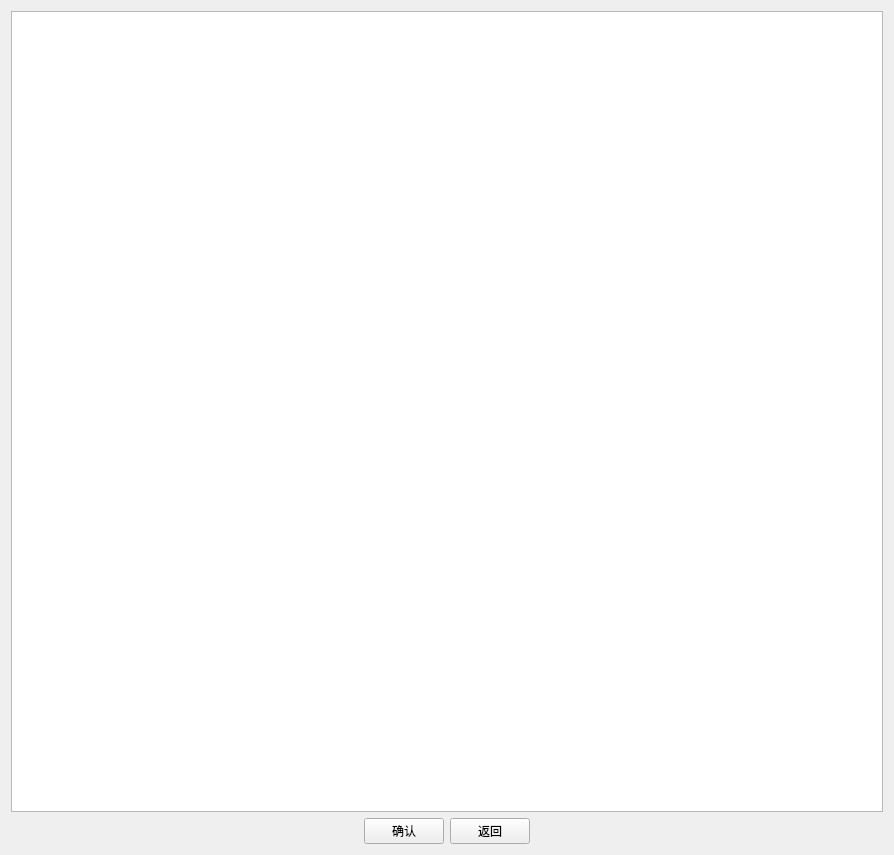
<?xml version="1.0" encoding="UTF-8"?>
<ui version="4.0">
 <class>Prentry</class>
 <widget class="QWidget" name="Prentry">
  <property name="geometry">
   <rect>
    <x>0</x>
    <y>0</y>
    <width>894</width>
    <height>855</height>
   </rect>
  </property>
  <property name="windowTitle">
   <string>Form</string>
  </property>
  <layout class="QGridLayout" name="gridLayout_2">
   <item row="0" column="0">
    <layout class="QGridLayout" name="gridLayout">
     <item row="0" column="0">
      <widget class="QTableWidget" name="tableWidget"/>
     </item>
    </layout>
   </item>
   <item row="1" column="0">
    <layout class="QHBoxLayout" name="horizontalLayout">
     <item>
      <spacer name="horizontalSpacer">
       <property name="orientation">
        <enum>Qt::Horizontal</enum>
       </property>
       <property name="sizeHint" stdset="0">
        <size>
         <width>40</width>
         <height>20</height>
        </size>
       </property>
      </spacer>
     </item>
     <item>
      <widget class="QPushButton" name="btnConfirm">
       <property name="text">
        <string>确认</string>
       </property>
      </widget>
     </item>
     <item>
      <widget class="QPushButton" name="btnReturn">
       <property name="text">
        <string>返回</string>
       </property>
      </widget>
     </item>
     <item>
      <spacer name="horizontalSpacer_2">
       <property name="orientation">
        <enum>Qt::Horizontal</enum>
       </property>
       <property name="sizeHint" stdset="0">
        <size>
         <width>40</width>
         <height>20</height>
        </size>
       </property>
      </spacer>
     </item>
    </layout>
   </item>
  </layout>
 </widget>
 <resources/>
 <connections/>
</ui>
